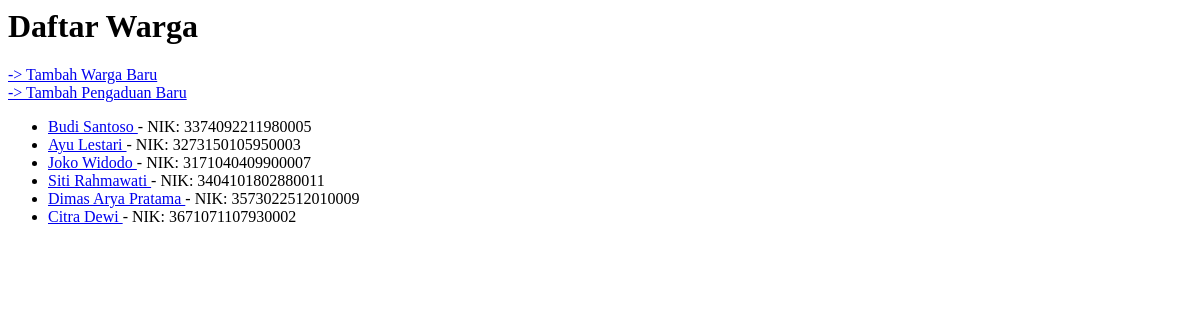
The app's page /warga/, older data.
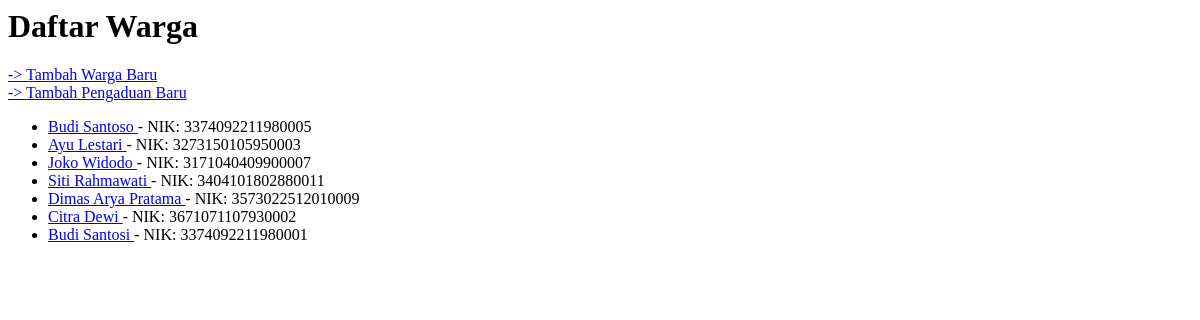
The same page, newer data.
### warga/models.py (models this page shows, shortened)
class Warga(models.Model):
    nik = models.CharField(max_length=16, unique=True, verbose_name="Nomor Induk Kependudukan")
    nama_lengkap = models.CharField(max_length=100, verbose_name="Nama Lengkap")
    alamat = models.TextField(verbose_name="Alamat Tinggal")
    no_telepon = models.CharField(max_length=15, blank=True, verbose_name="Nomor Telepon")
    tanggal_registrasi = models.DateTimeField(auto_now_add=True)

### warga/views.py (the view)
# urls.py: path('', WargaListView.as_view(), name='warga-list'),
class WargaListView(ListView):
    model = Warga

### warga/templates/warga/warga_list.html (shortened to what this page needs)
<html>
<head>
</head>
<body>
    <h1>Daftar Warga</h1>
    <a href="{% url 'warga-tambah' %}">-> Tambah Warga Baru</a><br>
    <a href="{% url 'pengaduan-tambah' %}">-> Tambah Pengaduan Baru</a>
    <ul>
        {% for warga in object_list %}
        <li>
            <a href="{% url 'warga-detail' warga.pk %}">
                {{ warga.nama_lengkap }}
            </a> - NIK: {{ warga.nik }}
        </li>
        {% empty %}
        <li>Belum ada data warga yang terdaftar.</li>
        {% endfor %}
    </ul>
</body>
</html>

Row changes from the older to the newer data that the page shows:
added Warga: nama_lengkap "Budi Santosi", nik "3374092211980001"
